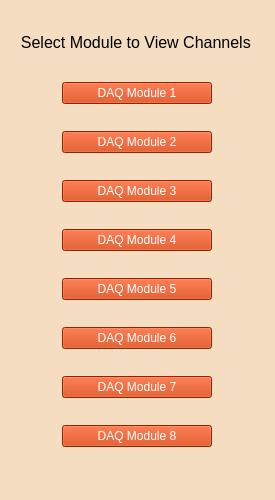
<?xml version="1.0" encoding="UTF-8"?>
<ui version="4.0">
	<class>MainWindow</class>
	<widget class="QMainWindow" name="MainWindow">
		<property name="geometry">
			<rect>
				<x>0</x>
				<y>0</y>
				<width>275</width>
				<height>500</height>
			</rect>
		</property>
		<property name="sizePolicy">
			<sizepolicy hsizetype="Fixed" vsizetype="Fixed">
				<horstretch>0</horstretch>
				<verstretch>0</verstretch>
			</sizepolicy>
		</property>
		<property name="minimumSize">
			<size>
				<width>275</width>
				<height>500</height>
			</size>
		</property>
		<property name="maximumSize">
			<size>
				<width>275</width>
				<height>500</height>
			</size>
		</property>
		<property name="windowTitle">
			<string>MainWindow</string>
		</property>
		<property name="styleSheet">
			<string notr="true">font: 12pt &quot;MS Shell Dlg 2&quot;;
				background-color: rgb(244, 221, 192);
				color:rgb(0, 0, 0);
			</string>
		</property>
		<widget class="QWidget" name="centralwidget">
			<layout class="QVBoxLayout" name="verticalLayout">
				<item>
					<widget class="QLabel" name="module_selection_TITLE">
						<property name="maximumSize">
							<size>
								<width>16777215</width>
								<height>25</height>
							</size>
						</property>
						<property name="text">
							<string>&lt;html&gt;&lt;head/&gt;&lt;body&gt;&lt;p align=&quot;center&quot;&gt;&lt;span
								style=&quot; font-size:12pt;&quot;&gt;Select Module to View Channels&lt;/span&gt;&lt;/p&gt;&lt;/body&gt;&lt;/html&gt;
							</string>
						</property>
					</widget>
				</item>
				<item alignment="Qt::AlignHCenter">
					<widget class="QPushButton" name="module_selection_Module1">
						<property name="enabled">
							<bool>true</bool>
						</property>
						<property name="minimumSize">
							<size>
								<width>150</width>
								<height>0</height>
							</size>
						</property>
						<property name="styleSheet">
							<string notr="true">background-color:rgb(204, 51, 0);
								color: rgb(255, 255, 255);
								font: 12pt &quot;MS Shell Dlg 2&quot;;
							</string>
						</property>
						<property name="text">
							<string>DAQ Module 1</string>
						</property>
					</widget>
				</item>
				<item alignment="Qt::AlignHCenter">
					<widget class="QPushButton" name="module_selection_Module2">
						<property name="minimumSize">
							<size>
								<width>150</width>
								<height>0</height>
							</size>
						</property>
						<property name="styleSheet">
							<string notr="true">background-color:rgb(204, 51, 0);
								color: rgb(255, 255, 255);
								font: 12pt &quot;MS Shell Dlg 2&quot;;
							</string>
						</property>
						<property name="text">
							<string>DAQ Module 2</string>
						</property>
					</widget>
				</item>
				<item alignment="Qt::AlignHCenter">
					<widget class="QPushButton" name="module_selection_Module3">
						<property name="minimumSize">
							<size>
								<width>150</width>
								<height>0</height>
							</size>
						</property>
						<property name="maximumSize">
							<size>
								<width>200</width>
								<height>16777215</height>
							</size>
						</property>
						<property name="styleSheet">
							<string notr="true">background-color:rgb(204, 51, 0);
								color: rgb(255, 255, 255);
								font: 12pt &quot;MS Shell Dlg 2&quot;;
							</string>
						</property>
						<property name="text">
							<string>DAQ Module 3</string>
						</property>
					</widget>
				</item>
				<item alignment="Qt::AlignHCenter">
					<widget class="QPushButton" name="module_selection_Module4">
						<property name="minimumSize">
							<size>
								<width>150</width>
								<height>0</height>
							</size>
						</property>
						<property name="styleSheet">
							<string notr="true">background-color:rgb(204, 51, 0);
								color: rgb(255, 255, 255);
								font: 12pt &quot;MS Shell Dlg 2&quot;;
							</string>
						</property>
						<property name="text">
							<string>DAQ Module 4</string>
						</property>
					</widget>
				</item>
				<item alignment="Qt::AlignHCenter">
					<widget class="QPushButton" name="module_selection_Module5">
						<property name="minimumSize">
							<size>
								<width>150</width>
								<height>0</height>
							</size>
						</property>
						<property name="styleSheet">
							<string notr="true">background-color:rgb(204, 51, 0);
								color: rgb(255, 255, 255);
								font: 12pt &quot;MS Shell Dlg 2&quot;;
							</string>
						</property>
						<property name="text">
							<string>DAQ Module 5</string>
						</property>
					</widget>
				</item>
				<item alignment="Qt::AlignHCenter">
					<widget class="QPushButton" name="module_selection_Module6">
						<property name="minimumSize">
							<size>
								<width>150</width>
								<height>0</height>
							</size>
						</property>
						<property name="styleSheet">
							<string notr="true">background-color:rgb(204, 51, 0);
								color: rgb(255, 255, 255);
								font: 12pt &quot;MS Shell Dlg 2&quot;;
							</string>
						</property>
						<property name="text">
							<string>DAQ Module 6</string>
						</property>
					</widget>
				</item>
				<item alignment="Qt::AlignHCenter">
					<widget class="QPushButton" name="module_selection_Module7">
						<property name="minimumSize">
							<size>
								<width>150</width>
								<height>0</height>
							</size>
						</property>
						<property name="styleSheet">
							<string notr="true">background-color:rgb(204, 51, 0);
								color: rgb(255, 255, 255);
								font: 12pt &quot;MS Shell Dlg 2&quot;;
							</string>
						</property>
						<property name="text">
							<string>DAQ Module 7</string>
						</property>
					</widget>
				</item>
				<item alignment="Qt::AlignHCenter">
					<widget class="QPushButton" name="module_selection_Module8">
						<property name="minimumSize">
							<size>
								<width>150</width>
								<height>0</height>
							</size>
						</property>
						<property name="styleSheet">
							<string notr="true">background-color:rgb(204, 51, 0);
								color: rgb(255, 255, 255);
								font: 12pt &quot;MS Shell Dlg 2&quot;;
							</string>
						</property>
						<property name="text">
							<string>DAQ Module 8</string>
						</property>
					</widget>
				</item>
			</layout>
		</widget>
		<widget class="QStatusBar" name="statusbar"/>
	</widget>
	<resources/>
	<connections/>
</ui>
